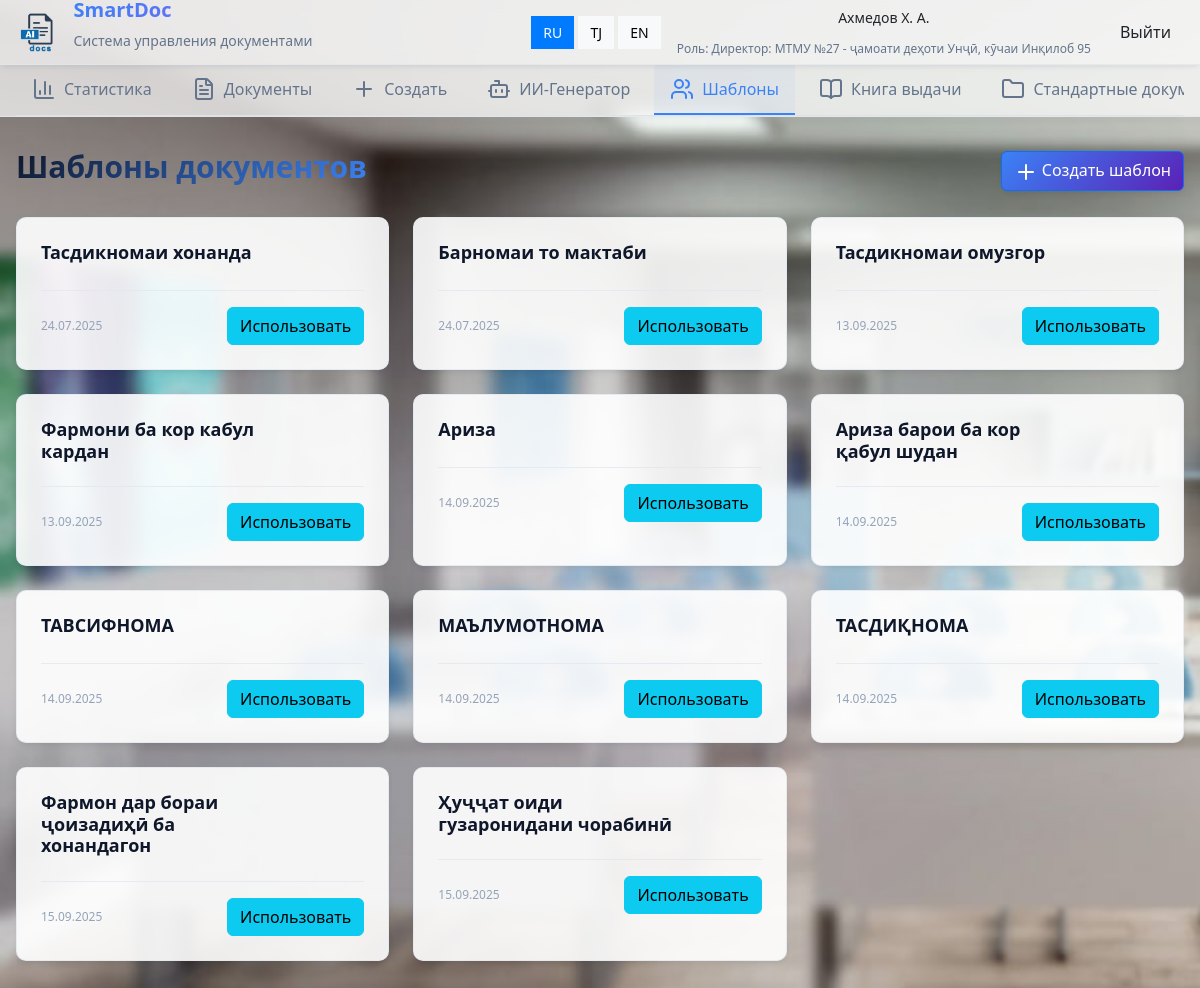
The app's page /templates/ (signed in) with its own data.
### main/models.py (models this page shows, shortened)
class User(AbstractUser):
    ROLE_CHOICES = (
        ('director', 'Директор'),
        ('secretary', 'Секретарь'),
        ('teacher', 'Учитель'),
    )
    avatar=models.ImageField(upload_to='avatars/' ,default='avatars/default.png')
    role = models.CharField(max_length=20, choices=ROLE_CHOICES)
    school = models.ForeignKey(School, on_delete=models.CASCADE, null=True, blank=True)

class School(models.Model):
    name = models.CharField(max_length=255)
    address = models.TextField(blank=True)
    email = models.EmailField(blank=True)
    tel=models.CharField(max_length=20, blank=True)
    headletter=models.FileField(upload_to='headletters/', null=True, blank=True)
    approved=models.BooleanField(default=False)
    created_at = models.DateTimeField(auto_now_add=True)
    def __str__(self):
        return f'{self.name} - {self.address}'

class Template(models.Model):
    title = models.CharField(max_length=255)
    category=models.ForeignKey(Category,on_delete=models.SET_NULL,null=True)
    content = models.TextField(help_text="Используй переменные: {{ ФИО }}, {{ дата }}, и т.д.")
    school = models.ForeignKey(School, on_delete=models.CASCADE)
    created_by = models.ForeignKey(User, on_delete=models.SET_NULL, null=True)
    created_at = models.DateTimeField(auto_now_add=True)

### main/views.py (the view)
# urls.py: path('templates/',templates, name='templates'),
@login_required
def templates(request):
    templates = Template.objects.filter(school=request.user.school)
    return render(request, 'main/templates.html', {"templates": templates})

### main/templates/main/templates.html (shortened to what this page needs)
{% extends 'main/base.html' %}
{%load static%}
{% block extra_css %}
    <link rel="stylesheet" href="{% static 'css/bootstrap.css' %}">
{% endblock extra_css %}
{% block content %}
<div class="page-container">
    <div class="page-header">
        <h2 data-i18n="document_templates">Шаблоны документов</h2>
        <div class="page-actions">
            <a class="btn btn-primary" href="{%url 'template_create'%}">
                <i data-lucide="plus"></i>
                <span data-i18n="create_template">Создать шаблон</span>
            </a>
        </div>
    </div>
    <div class="documents-grid">
        {% for template in templates %}
        <div class="document-card">
            <div class="template-header">
                <h3>{{ template.title }}</h3>
            </div>
            <div class="template-footer">
                <div class="template-meta">
                    <span>{{ template.created_at|date:"d.m.Y" }}</span>
                </div>
                <a class="btn btn-info" href="{% url 'fill_template' template.id %}" data-i18n="use_template">
                </a >
            </div>
        </div>
        {% endfor %}
    </div>
</div>
{% endblock %}

### main/templates/main/base.html (shortened to what this page needs)
<!DOCTYPE html>
{% load static %}
<html lang="ru">
<head>
    <link rel="stylesheet" href="{% static 'css/main.css' %}">
    <link rel="stylesheet" href="{% static 'css/style.css' %}">
    {% block extra_css %}{% endblock %}
</head>
<body>
    {% if user.is_authenticated %}
    <header class="header">
        <div class="header-container">
            <div class="header-left">
                <div class="logo">
                    <img src="{% static 'image/logo.png' %}" alt="Logo" class="logo-image" height="40px">
                    <div class="logo-text">
                        <h1 data-i18n="logo_title">SmartDoc</h1>
                        <p data-i18n="logo_subtitle">Система управления документами</p>
                    </div>
                </div>
            </div>
            <div class="header-right">
                <div class="language-switcher">
                    <button class="lang-btn" data-lang="ru" onclick="changeLanguage('ru')">RU</button>
                    <button class="lang-btn" data-lang="tj" onclick="changeLanguage('tj')">TJ</button>
                    <button class="lang-btn" data-lang="en" onclick="changeLanguage('en')">EN</button>
                </div>
                <div class="user-info">
                    <span>{{ user.first_name }} {{ user.last_name }}</span>
                    <span class="user-role"><span data-i18n="role">Роль</span>: {{ user.get_role_display }}: {{user.school}}</span>
                </div>
                <a href="{% url 'logout' %}" class="btn btn-outline" data-i18n="logout">Выйти</a>
            </div>
        </div>
    </header>
    <nav class="navigation">
        <div class="nav-container">
            <div class="nav-tabs">
                <a href="{% url 'index' %}" class="nav-tab {% if request.resolver_match.url_name == 'index' %}active{% endif %}">
                    <i data-lucide="bar-chart-3"></i>
                    <span data-i18n="statistics">Статистика</span>
                </a>
                <a href="{% url 'documents' %}" class="nav-tab {% if request.resolver_match.url_name == 'documents' %}active{% endif %}">
                    <i data-lucide="file-text"></i>
                    <span data-i18n="documents">Документы</span>
                </a>
                <a href="{% url 'document_create' %}" class="nav-tab {% if request.resolver_match.url_name == 'document_create' %}active{% endif %}">
                    <i data-lucide="plus"></i>
                    <span data-i18n="create">Создать</span>
                </a>
                <a href="{% url 'ai' %}" class="nav-tab {% if request.resolver_match.url_name == 'ai' %}active{% endif %}">
                    <i data-lucide="bot"></i>
                    <span data-i18n="ai_generator">ИИ-Генератор</span>
                </a>
                <a href="{% url 'templates' %}" class="nav-tab {% if request.resolver_match.url_name == 'templates' %}active{% endif %}">
                    <i data-lucide="users"></i>
                    <span data-i18n="head_templates">Шаблоны</span>
                </a>
                <a href="{% url 'export_book' %}" class="nav-tab {% if request.resolver_match.url_name == 'export_book' %}active{% endif %}">
                    <i data-lucide="book-open"></i>
                    <span data-i18n="head_export">Книга выдачи</span>
                </a>
                <a href="{% url 'standard_docs' %}" class="nav-tab {% if request.resolver_match.url_name == 'standard_docs' %}active{% endif %}">
                    <i data-lucide="folder"></i>
                    <span data-i18n="head_standard">Стандартные документы</span>
                </a>
            </div>
        </div>
    </nav>
    {% endif %}
    <main class="main-content">
        {% block content %}{% endblock %}
    </main>
</body>
</html>

### main/static/css/main.css (style rules this page uses)
* { margin: 0; padding: 0; box-sizing: border-box; }
:root { --primary: #2563eb; --primary-hover: #1d4ed8; --secondary: #64748b; --success: #10b981; --warning: #f59e0b; --error: #ef4444; --background: #f8fafc; --surface: #ffffff; --border: #e2e8f0; --text-primary: #0f172a; --text-secondary: #64748b; --text-muted: #94a3b8; --radius: 8px; --shadow: 0 1px 3px 0 rgb(0 0 0 / 0.1), 0 1px 2px -1px rgb(0 0 0 / 0.1); --shadow-lg: 0 10px 15px -3px rgb(0 0 0 / 0.1), 0 4px 6px -4px rgb(0 0 0 / 0.1); }
body { font-family: -apple-system, BlinkMacSystemFont, "Segoe UI", Roboto, sans-serif; color: var(--text-primary); line-height: 1.6; }
.header { background: var(--surface); border-bottom: 1px solid var(--border); box-shadow: var(--shadow); }
.header-container { max-width: 1200px; margin: 0 auto; padding: 0 1rem; display: flex; align-items: center; justify-content: space-between; height: 64px; }
.header-left { display: flex; align-items: center; }
.logo { display: flex; align-items: center; gap: 0.75rem; }
.logo-text h1 { font-size: 1.25rem; font-weight: 600; }
.logo-text p { font-size: 0.875rem; color: var(--text-secondary); }
.header-right { display: flex; align-items: center; gap: 1rem; }
.user-info { display: flex; flex-direction: column; align-items: flex-end; font-size: 0.875rem; }
.user-role { color: var(--text-secondary); font-size: 0.75rem; }
.navigation { background: var(--surface); border-bottom: 1px solid var(--border); }
.nav-container { max-width: 1200px; margin: 0 auto; padding: 0 1rem; }
.nav-tabs { display: flex; gap: 0.5rem; overflow-x: auto; }
.nav-tab { display: flex; align-items: center; gap: 0.5rem; padding: 0.75rem 1rem; text-decoration: none; color: var(--text-secondary); border-bottom: 2px solid transparent; transition: all 0.2s; white-space: nowrap; }
.nav-tab.active { color: var(--primary); border-bottom-color: var(--primary); }
.main-content { max-width: 1200px; margin: 0 auto; padding: 2rem 1rem; }
.page-container { display: flex; flex-direction: column; gap: 1.5rem; }
.page-header { display: flex; align-items: center; justify-content: space-between; flex-wrap: wrap; gap: 1rem; }
.page-header h2 { font-size: 1.875rem; font-weight: 700; }
.documents-grid { display: grid; grid-template-columns: repeat(auto-fill, minmax(350px, 1fr)); gap: 1.5rem; }
.btn { display: inline-flex; align-items: center; justify-content: center; gap: 0.5rem; padding: 0.75rem 1rem; border: none; border-radius: var(--radius); font-size: 0.875rem; font-weight: 500; text-decoration: none; cursor: pointer; transition: all 0.2s; }
.btn-primary { background: var(--primary); color: white; }
.btn-outline { background: transparent; color: var(--text-primary); border: 1px solid var(--border); }
.document-card { background: var(--surface); border-radius: var(--radius); box-shadow: var(--shadow); padding: 1.5rem; transition: box-shadow 0.2s; }

### records on screen
User: first_name "Ахмедов", last_name "Х. А.", role "Директор", school "МТМУ №27 - ҷамоати деҳоти Унҷӣ, кӯчаи Инқилоб 95"
Template: title "Тасдикномаи хонанда", created_at "24.07.2025"
Template: title "Барномаи то мактаби", created_at "24.07.2025"
Template: title "Тасдикномаи омузгор", created_at "13.09.2025"
Template: title "Фармони ба кор кабул кардан", created_at "13.09.2025"
Template: title "Ариза", created_at "14.09.2025"
Template: title "Ариза барои ба кор қабул шудан", created_at "14.09.2025"
Template: title "ТАВСИФНОМА", created_at "14.09.2025"
Template: title "МАЪЛУМОТНОМА", created_at "14.09.2025"
Template: title "ТАСДИҚНОМА", created_at "14.09.2025"
Template: title "Фармон дар бораи ҷоизадиҳӣ ба хонандагон", created_at "15.09.2025"
Template: title "Ҳуҷҷат оиди гузаронидани чорабинӣ", created_at "15.09.2025"
